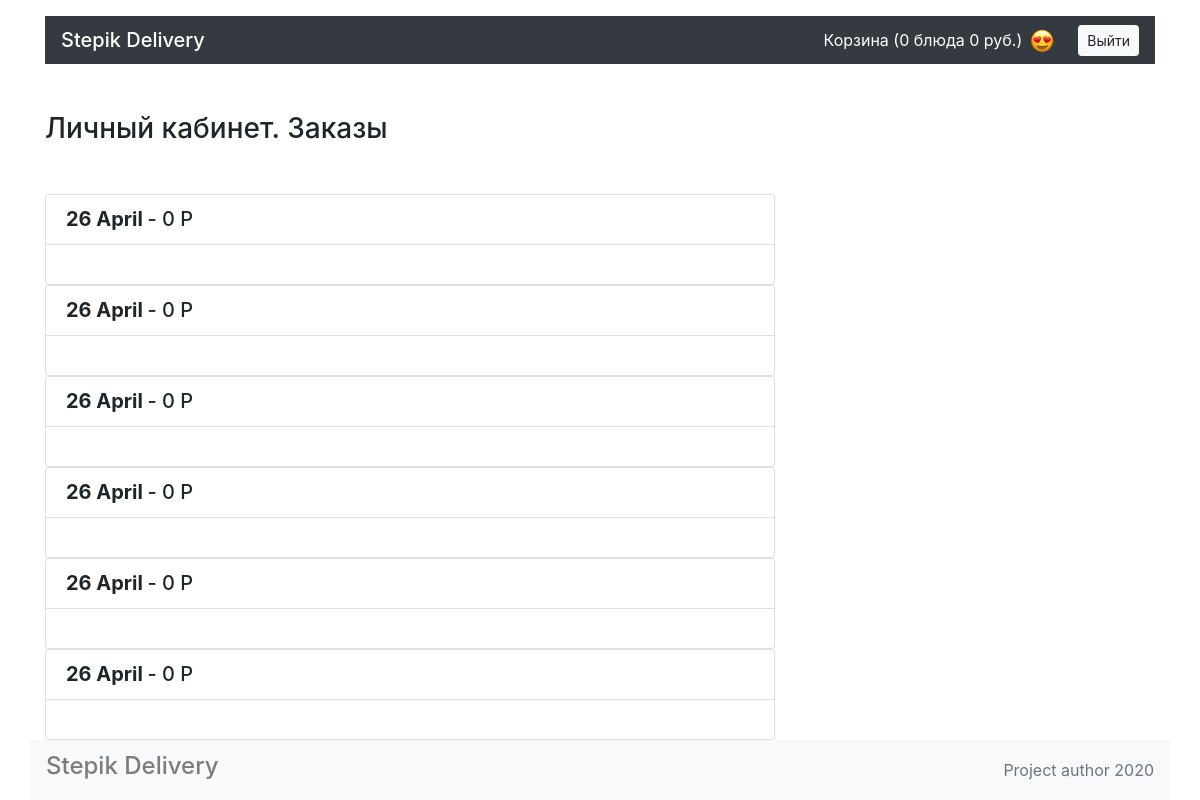
The app's page /account/ (signed in), older data.
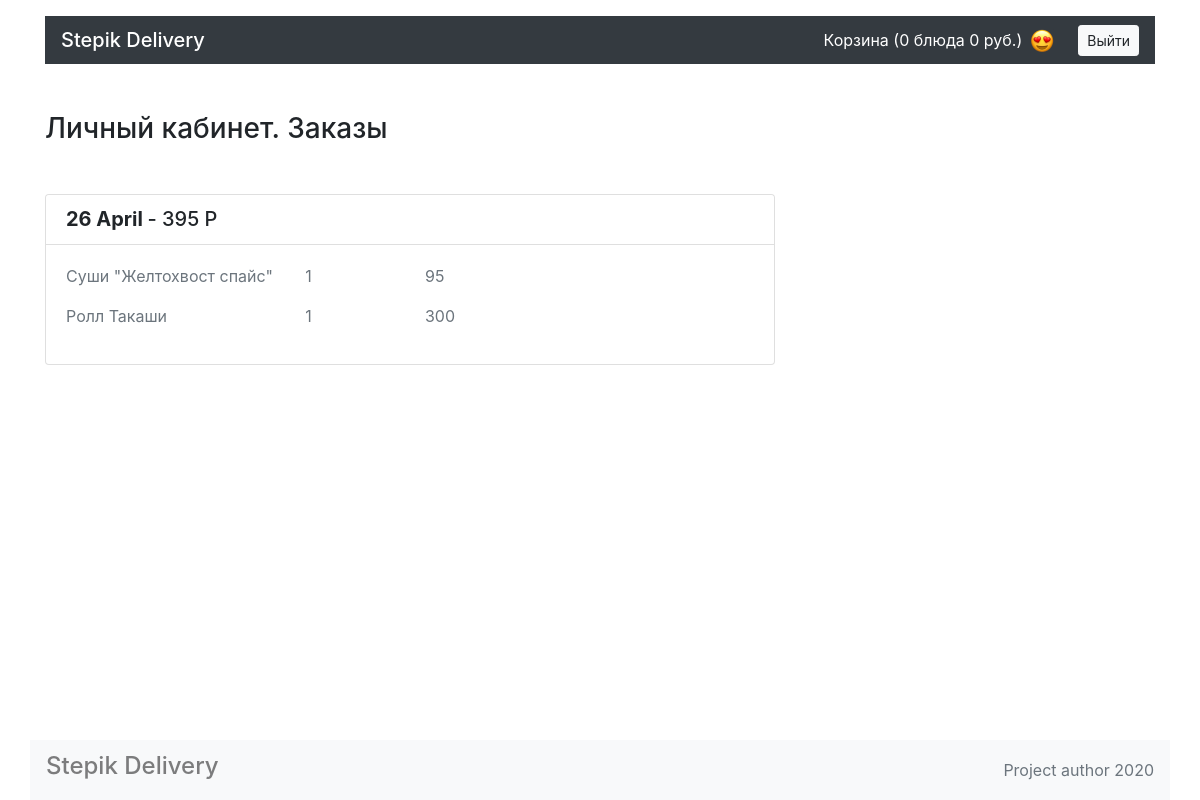
The same page, newer data.
### shop/models.py (models this page shows)
class Order(db.Model):
    __tablename__ = 'orders'
    id = db.Column(db.Integer, primary_key=True)
    timestamp = db.Column(db.DateTime, default=datetime.utcnow)
    amount = db.Column(db.Integer)
    status = db.Column(db.Boolean, default=False)
    mail = db.Column(db.String)
    phone = db.Column(db.String, unique=True)
    address = db.Column(db.String)
    user_id = db.Column(db.Integer, db.ForeignKey('users.id'))
    user = db.relationship('User', back_populates='orders')
    dishes = db.relationship('Dish', secondary='order_dishes', back_populates='orders')

class Dish(db.Model):
    __tablename__ = 'dishes'
    id = db.Column(db.Integer, primary_key=True)
    title = db.Column(db.String)
    price = db.Column(db.Integer)
    description = db.Column(db.String)
    picture = db.Column(db.String)
    category_id = db.Column(db.Integer, db.ForeignKey('categories.id'))
    category = db.relationship('Category', back_populates='dishes')
    orders = db.relationship('Order', secondary='order_dishes', back_populates='dishes')

### shop/views.py (the view)
@app.route("/account/")
def account():
    is_auth = session.get('user', {})
    if not is_auth:
        return redirect(url_for('auth'))
    current_cart = session.get('cart', [])
    user_mail = session.get('user').get('mail')
    order_list = Order.query.filter(Order.mail == user_mail).all()
    return render_template("account.html", is_auth=is_auth, current_cart=current_cart, order_list=order_list)

### shop/templates/account.html (shortened to what this page needs)
{% extends 'base.html' %}
{% block content %}
  <main class="container">
    <section class="row">
      <div class="col-12 col-lg-8">
        <h1 class="h3 my-5">Личный кабинет. Заказы</h1>
        {% for order in order_list|sort(attribute='timestamp', reverse=True) %}
        <div class="card">
          <ul class="list-group list-group-flush">
            <li class="list-group-item">
              <div class="row">
                <div class="col-7 col-lg-9">
                  <span class="h5 font-weight-bold">{{ order.timestamp.strftime('%d %B') }}</span>
                  <span class="h5">- {{ order.dishes|sum(attribute='price') }} P</span>
                </div>
              </div>
            </li>
            <div class="card-body">
              <div class="row">
                {% for dish in order.dishes %}
                <p class="col-4 text-muted">{{ dish.title }}</p>
                <p class="col-2 text-muted">1</p>
                <p class="col-6 text-muted">{{ dish.price }}</p>
                {% endfor %}
              </div>
            </div>
          </ul>
        </div>
        {% endfor %}
      </div>
    </section>
  </main>
{% endblock %}

Row changes from the older to the newer data that the page shows:
removed Order: timestamp "26 April", dishes|sum "0"
removed Order: timestamp "26 April", dishes|sum "0"
removed Order: timestamp "26 April", dishes|sum "0"
removed Order: timestamp "26 April", dishes|sum "0"
removed Order: timestamp "26 April", dishes|sum "0"
removed Order: timestamp "26 April", dishes|sum "0"
now on this page (row edited): Order: timestamp "26 April", dishes|sum "395"
now on this page (row unchanged): Dish: title "Суши \"Желтохвост спайс\"", price "95"
now on this page (row unchanged): Dish: title "Ролл Такаши", price "300"
